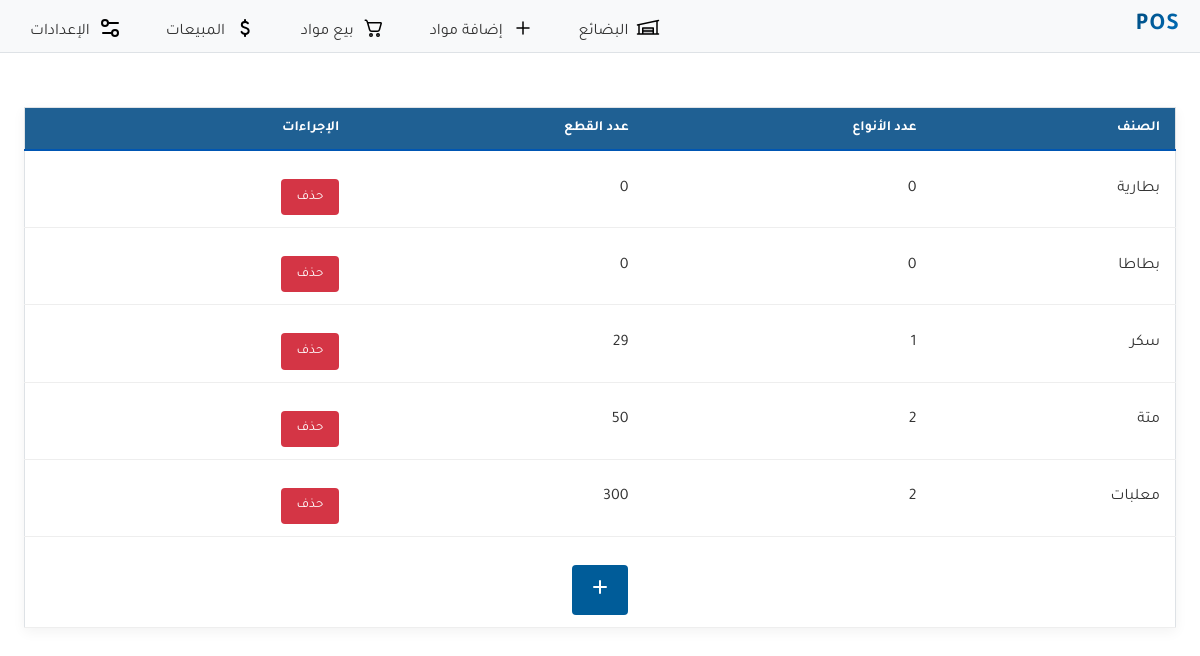
Page /classifications on the earlier database version.
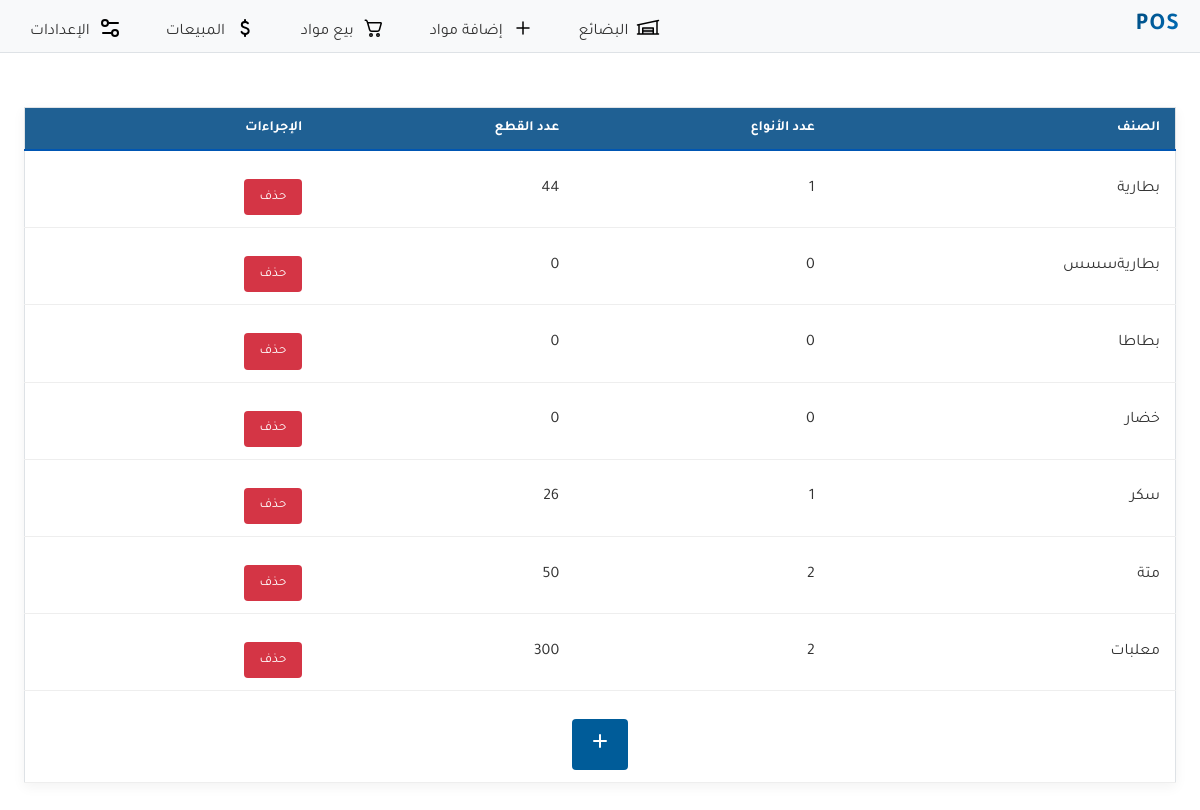
Same page on the later database version.
### store/models.py (models this page shows, shortened)
class Classification(models.Model):
    category=models.CharField(max_length=100)

### store/views.py (the view)
# urls.py: path('classifications', views.classifications_list, name='classifications_list'),
def classifications_list(request):
    classifications = Classification.objects.annotate(
        product_type_count=Count('product', distinct=True),
        all_types_count=Sum('product__quantity')
    ).prefetch_related('product_set').order_by('category')
    return render(
        request,
        'store/classifications_list.html',
        {
            'classifications': classifications,
        },
    )

### store/templates/store/classifications_list.html (shortened to what this page needs)
{% extends 'base.html' %}
{% load static %}
{% block content %}
<link rel="stylesheet" href="{% static 'store/classifications_list.css' %}">
<table class="classification-table">
    <thead>
        <tr>
            <th>الصنف</th>
            <th>عدد الأنواع</th>
            <th>عدد القطع</th>
            <th>الإجراءات</th>
        </tr>
    </thead>
    <tbody>
        {% if classifications %}
            {% for object in classifications %}
            <tr class="classification-header" data-id="{{ object.id }}">
                <td>{{ object.category }}</td>
                <td>{{ object.product_type_count }}</td>
                <td>{{ object.all_types_count|default:"0" }}</td>
                <td>
                    <button class="btn red delete-btn" data-id="{{ object.id }}">
                        حذف
                    </button>
                </td>
            </tr>
            {% endfor %}
        {% else %}
            <tr>
                <td colspan="4" style=" text-align: center;">لا يوجد أصناف لعرضها</td>
            </tr>
        {% endif %}
        <tr>
            <td colspan="4" style=" text-align: center;">
                 <button id="openModalBtn" class="btn blue">
                      <svg xmlns="http://www.w3.org/2000/svg" width="24" height="24" viewBox="0 0 24 24">
                        <path fill="none" stroke="currentColor" stroke-linecap="round" stroke-linejoin="round"
                            stroke-miterlimit="10" stroke-width="2" d="M6 12h12m-6 6V6" />
                    </svg>
                </button>
            </td>
        </tr>
    </tbody>
</table>
{% endblock %}

Differences in the rows shown:
computed for Classification "بطارية": product_type_count "0" → "1"; all_types_count "0" → "44"
added Classification: category "بطاريةسسس", product_type_count "0", all_types_count "0"
added Classification: category "خضار", product_type_count "0", all_types_count "0"
computed for Classification "سكر": all_types_count "29" → "26"
